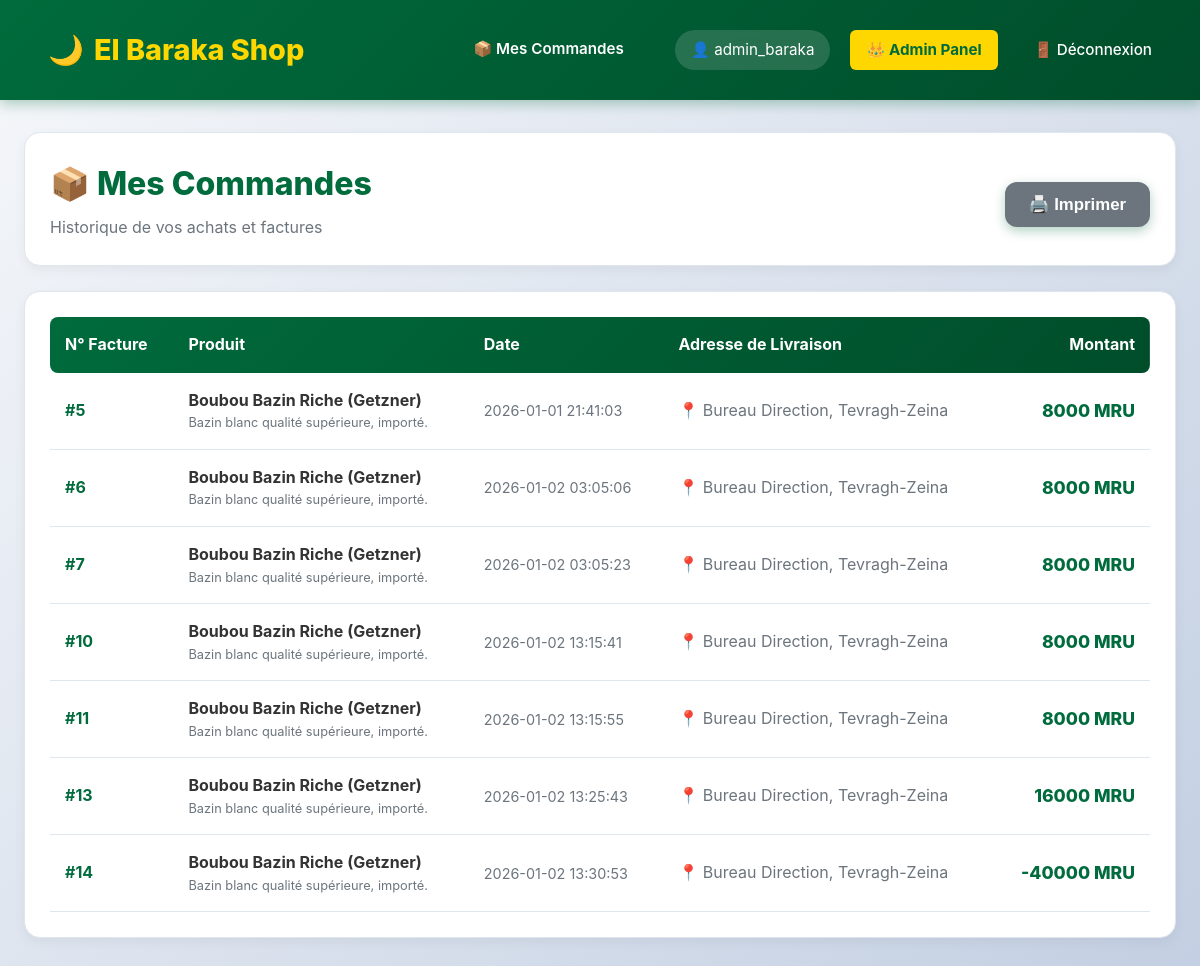
/mes-commandes (signed in), run on an earlier commit of the app's database.
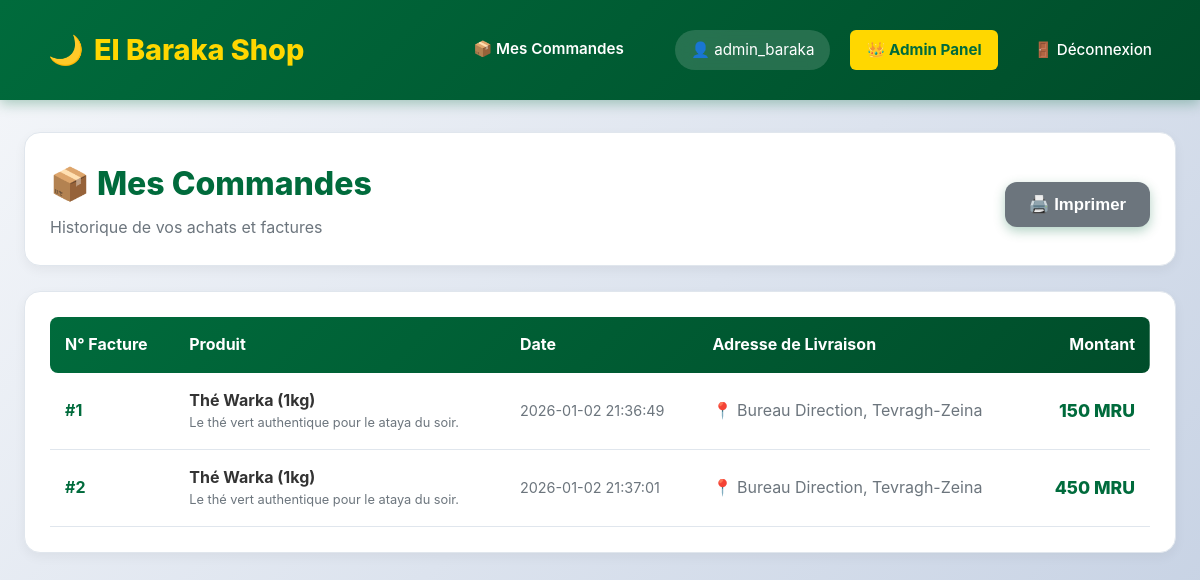
And on a later commit of the database.
### tables this page shows
CREATE TABLE commandes (
            id INTEGER PRIMARY KEY AUTOINCREMENT,
            utilisateur_id INTEGER,
            produit_id INTEGER,  -- On stocke l'ID, pas le texte
            montant DECIMAL(10, 2),
            date_commande DATETIME DEFAULT CURRENT_TIMESTAMP,
            adresse_livraison TEXT,
            FOREIGN KEY(utilisateur_id) REFERENCES utilisateurs(id),
            FOREIGN KEY(produit_id) REFERENCES produits(id) 
        );

CREATE TABLE produits (
            id INTEGER PRIMARY KEY AUTOINCREMENT,
            nom TEXT NOT NULL,
            description TEXT,
            prix DECIMAL(10, 2) NOT NULL,
            quantite INTEGER DEFAULT 10
        );

### app.py (the view)
@app.route('/mes-commandes')
def mes_commandes():
    if 'user_id' not in session: return redirect('/login')
    user_id = session['user_id']
    conn = get_db_connection()
    query = """
        SELECT c.*, p.nom as nom_produit, p.description
        FROM commandes c
        JOIN produits p ON c.produit_id = p.id
        JOIN utilisateurs u ON c.utilisateur_id = u.id
        WHERE c.utilisateur_id = ?
    """
    commandes = conn.execute(query,(user_id,)).fetchall()
    conn.close()
    if commandes:
        return render_template('commandes.html', commandes=commandes)
    else:
        flash("Commande introuvable.", "danger")
        return redirect('/')

### app.py (called while the page is built)
def get_db_connection():
    conn = sqlite3.connect('elbaraka.db')
    conn.row_factory = sqlite3.Row
    return conn

### templates/commandes.html (shortened to what this page needs)
{% extends 'base.html' %}
{% block content %}
<div style="max-width: 1400px; margin: 0 auto;">
    <div style="background: white; padding: 25px; border-radius: 16px; margin-bottom: 25px; box-shadow: 0 4px 12px rgba(0,0,0,0.05); display: flex; justify-content: space-between; align-items: center; border: 1px solid #e0e6ed;">
        <div>
            <h2 style="margin: 0; color: var(--primary); font-size: 2rem; font-weight: 800;">
                📦 Mes Commandes
            </h2>
            <p style="margin: 5px 0 0 0; color: #6c757d;">Historique de vos achats et factures</p>
        </div>
        <button onclick="window.print()" class="btn-primary" style="width: auto; padding: 12px 24px; background: #6c757d;">
            🖨️ Imprimer
        </button>
    </div>
    <div style="background: white; padding: 25px; border-radius: 16px; box-shadow: 0 4px 12px rgba(0,0,0,0.05); overflow-x: auto; border: 1px solid #e0e6ed;">
        <table style="width: 100%; border-collapse: collapse;">
            <thead>
                <tr style="background: linear-gradient(135deg, var(--primary) 0%, var(--primary-dark) 100%); color: white;">
                    <th style="padding: 15px; text-align: left; font-weight: 700; border-radius: 8px 0 0 8px;">N° Facture</th>
                    <th style="padding: 15px; text-align: left; font-weight: 700;">Produit</th>
                    <th style="padding: 15px; text-align: left; font-weight: 700;">Date</th>
                    <th style="padding: 15px; text-align: left; font-weight: 700;">Adresse de Livraison</th>
                    <th style="padding: 15px; text-align: right; font-weight: 700; border-radius: 0 8px 8px 0;">Montant</th>
                </tr>
            </thead>
            <tbody>
                {% for c in commandes %}
                <tr style="border-bottom: 1px solid #e0e6ed; transition: background 0.3s ease;"
                    onmouseover="this.style.background='#f8f9fa'"
                    onmouseout="this.style.background='white'">
                    <td style="padding: 15px; font-weight: 700; color: var(--primary);">
                        #{{ c.id }}
                    </td>
                    <td style="padding: 15px;">
                        <strong style="color: #333;">{{ c.nom_produit or c.produit }}</strong>
                        <div style="font-size: 0.8rem; color: #6c757d;">{{ c.description }}</div>
                    </td>
                    <td style="padding: 15px; color: #6c757d; font-size: 0.9rem;">
                        {{ c.date_commande }}
                    </td>
                    <td style="padding: 15px; color: #6c757d;">
                        📍 {{ c.adresse_livraison }}
                    </td>
                    <td style="padding: 15px; text-align: right; font-weight: 800; color: var(--primary); font-size: 1.1rem;">
                        {{ c.montant }} MRU
                    </td>
                </tr>
                {% endfor %}
            </tbody>
        </table>
    </div>
</div>
{% endblock %}

### templates/base.html (shortened to what this page needs)
<!DOCTYPE html>
<html lang="fr">
<head>
    <link rel="stylesheet" href="{{ url_for('static', filename='style.css') }}">
</head>
<body>
    <nav class="navbar">
        <a href="/" class="brand">
            <span>🌙</span>
            <span>El Baraka Shop</span>
        </a>
        <div class="user-info">
            {% if session.get('user_id') %}
                <a href="/mes-commandes" style="color: white; text-decoration: none; font-weight: 600; margin-right: 15px; border-bottom: 2px solid transparent; transition: all 0.3s;" onmouseover="this.style.borderBottom='2px solid var(--gold)'" onmouseout="this.style.borderBottom='2px solid transparent'">
                    📦 Mes Commandes
                </a>
                <span style="background: rgba(255, 255, 255, 0.15); padding: 8px 16px; border-radius: 20px; backdrop-filter: blur(10px);">
                    👤 {{ session.get('username') }}
                </span>
                {% if session.get('est_admin') %}
                    <a href="/admin/users" style="background: var(--gold); color: var(--primary); font-weight: 700;">
                        👑 Admin Panel
                    </a>
                {% endif %}
                <a href="/logout">🚪 Déconnexion</a>
            {% else %}
                <a href="/login">🔐 Connexion</a>
            {% endif %}
        </div>
    </nav>
    <div class="container">
        {% block content %}{% endblock %}
    </div>
</body>
</html>

### static/style.css (style rules this page uses)
:root { --primary: #006b3c; --primary-dark: #004d2a; --secondary: #d01c1f; --gold: #ffd700; --bg: #f8f9fa; --text: #2c3e50; --white: #ffffff; --shadow: rgba(0, 0, 0, 0.08); --shadow-hover: rgba(0, 0, 0, 0.15); --border: #e0e6ed; }
* { margin: 0; padding: 0; box-sizing: border-box; }
body { font-family: -apple-system, BlinkMacSystemFont, 'Segoe UI', Roboto, 'Helvetica Neue', Arial, sans-serif; background: linear-gradient(135deg, #f5f7fa 0%, #c3cfe2 100%); color: var(--text); line-height: 1.6; min-height: 100vh; }
.navbar { background: linear-gradient(135deg, var(--primary) 0%, var(--primary-dark) 100%); color: var(--white); padding: 1.2rem 2rem; display: flex; justify-content: space-between; align-items: center; box-shadow: 0 4px 12px rgba(0, 107, 60, 0.3); position: sticky; top: 0; z-index: 1000; backdrop-filter: blur(10px); }
.navbar .brand { font-size: 1.8rem; font-weight: 800; color: var(--gold); text-decoration: none; display: flex; align-items: center; gap: 10px; transition: transform 0.3s ease; }
.navbar .user-info { display: flex; align-items: center; gap: 20px; font-size: 0.95rem; }
.navbar .user-info span { background: rgba(255, 255, 255, 0.15); padding: 8px 16px; border-radius: 20px; backdrop-filter: blur(10px); }
.navbar a { color: var(--white); text-decoration: none; padding: 8px 16px; border-radius: 6px; transition: all 0.3s ease; font-weight: 500; }
.container { max-width: 1400px; margin: 2rem auto; padding: 0 1.5rem; }
.btn-primary { background: linear-gradient(135deg, var(--primary) 0%, var(--primary-dark) 100%); color: white; border: none; padding: 14px 20px; border-radius: 12px; cursor: pointer; width: 100%; font-size: 1.05rem; font-weight: 700; transition: all 0.3s ease; box-shadow: 0 4px 12px rgba(0, 107, 60, 0.3); margin-top: 10px; }

What changed in the data, as far as the page shows it:
removed commandes: id "5", nom "Boubou Bazin Riche (Getzner)", description "Bazin blanc qualité supérieure, importé.", date_commande "2026-01-01 21:41:03", adresse_livraison "Bureau Direction, Tevragh-Zeina", montant "8000"
removed commandes: id "6", nom "Boubou Bazin Riche (Getzner)", description "Bazin blanc qualité supérieure, importé.", date_commande "2026-01-02 03:05:06", adresse_livraison "Bureau Direction, Tevragh-Zeina", montant "8000"
removed commandes: id "7", nom "Boubou Bazin Riche (Getzner)", description "Bazin blanc qualité supérieure, importé.", date_commande "2026-01-02 03:05:23", adresse_livraison "Bureau Direction, Tevragh-Zeina", montant "8000"
removed commandes: id "10", nom "Boubou Bazin Riche (Getzner)", description "Bazin blanc qualité supérieure, importé.", date_commande "2026-01-02 13:15:41", adresse_livraison "Bureau Direction, Tevragh-Zeina", montant "8000"
removed commandes: id "11", nom "Boubou Bazin Riche (Getzner)", description "Bazin blanc qualité supérieure, importé.", date_commande "2026-01-02 13:15:55", adresse_livraison "Bureau Direction, Tevragh-Zeina", montant "8000"
removed commandes: id "13", nom "Boubou Bazin Riche (Getzner)", description "Bazin blanc qualité supérieure, importé.", date_commande "2026-01-02 13:25:43", adresse_livraison "Bureau Direction, Tevragh-Zeina", montant "16000"
removed commandes: id "14", nom "Boubou Bazin Riche (Getzner)", description "Bazin blanc qualité supérieure, importé.", date_commande "2026-01-02 13:30:53", adresse_livraison "Bureau Direction, Tevragh-Zeina", montant "-40000"
now on this page (row edited): commandes: id "1", nom "Thé Warka (1kg)", description "Le thé vert authentique pour le ataya du soir.", date_commande "2026-01-02 21:36:49", adresse_livraison "Bureau Direction, Tevragh-Zeina", montant "150"
now on this page (row edited): commandes: id "2", nom "Thé Warka (1kg)", description "Le thé vert authentique pour le ataya du soir.", date_commande "2026-01-02 21:37:01", adresse_livraison "Bureau Direction, Tevragh-Zeina", montant "450"
